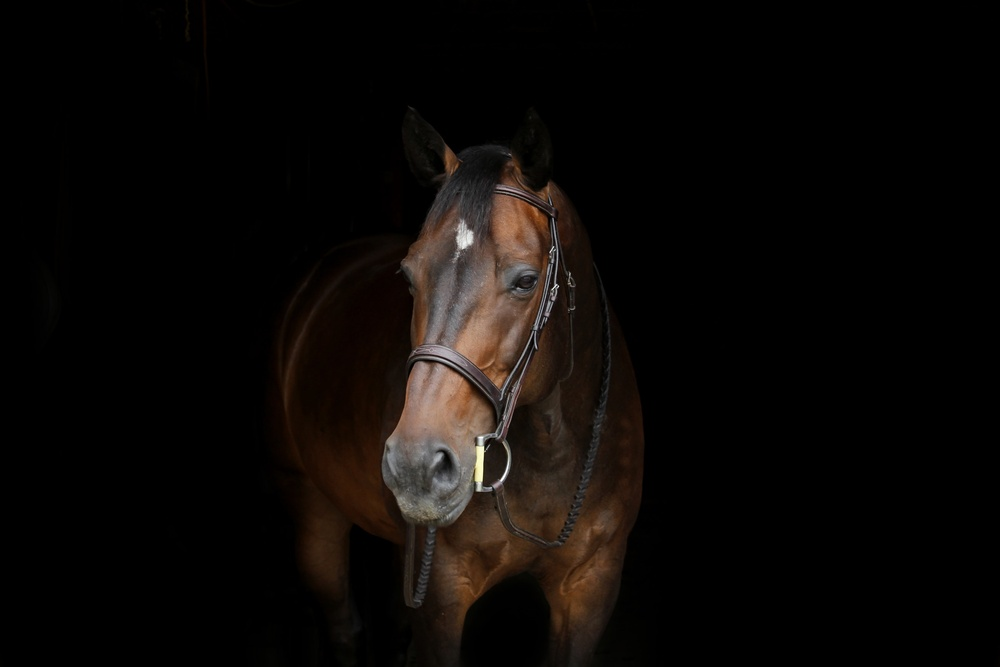
#> input picture DATA/horse.jpg, 1000 x 667 px, shrunk from 2700 x 1800 before the run
$ python basic.py
#> lines starting #> are read from the running program, lines starting #| are printed output that depends on the picture

import cv2
import numpy as np
import matplotlib.pyplot as plt

horse = cv2.imread("../DATA/horse.jpg") #* original BGR OpenCV for operation
#> horse is the input picture: shape (667, 1000, 3); mean B, G, R 6.9, 8.9, 12
show_horse = cv2.cvtColor(horse, cv2.COLOR_BGR2RGB) #* converted into RGB to display

rainbow = cv2.imread("../DATA/rainbow.jpg")
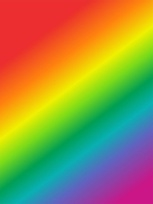
#> input picture DATA/rainbow.jpg, 153 x 204 px, shrunk from 413 x 550 before the run
#> rainbow is the input picture: shape (204, 153, 3); mean B, G, R 72.8, 142.3, 152.3
show_rainbow = cv2.cvtColor(rainbow, cv2.COLOR_BGR2RGB)

bricks = cv2.imread("../DATA/bricks.jpg")
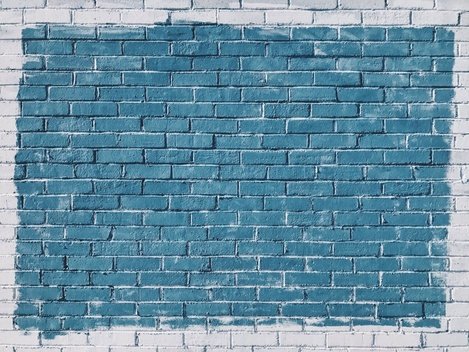
#> input picture DATA/bricks.jpg, 469 x 352 px, shrunk from 1267 x 950 before the run
#> bricks is the input picture: shape (352, 469, 3); mean B, G, R 163.5, 144, 105
show_bricks = cv2.cvtColor(bricks, cv2.COLOR_BGR2RGB)

# plt.imshow(show_horse)

#! this is to display only 1 color channel
#* BGR order in openCV
#* channels=[0] means Blue, [1] means Green, [2] means Red
#* histSize=[256] bcs we have 0-255 (total 256 pixel value)
#* ranges=[0,256] bcs we have 0-255 (256 is exclusive)
hists_value = cv2.calcHist([horse],channels=[0], mask=None,histSize=[256], ranges=[0,256])
#> hists_value = 256 values, max 510677 at index 0, min 0 at index 235, mean 2605.5

# plt.plot(hists_value)

img = bricks
color = ("b", "g", "r")

for index, colors in enumerate(color):
    histr = cv2.calcHist([img],[index],None,[256],[0,256])
    plt.plot(histr,color=colors)
    plt.xlim([0,256]) #*xlim means x limit for the x-axis in the histogram, smaller number means zoom the x-axis, same goes to y-axis

plt.title("Histogram of the image")

plt.show()
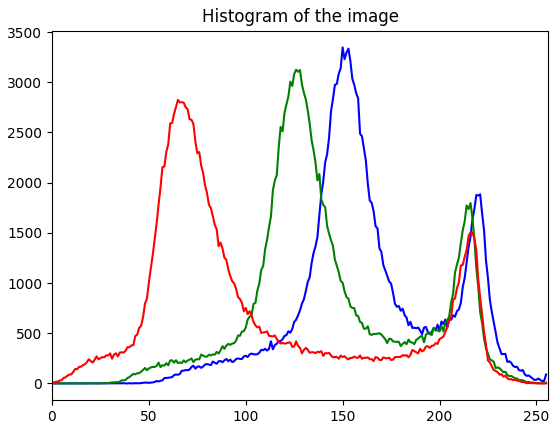
#> figure drawn by matplotlib, 1 panel; curve peaks at x = 150, y = 3347; curve peaks at x = 126, y = 3125; curve peaks at x = 65, y = 2824
